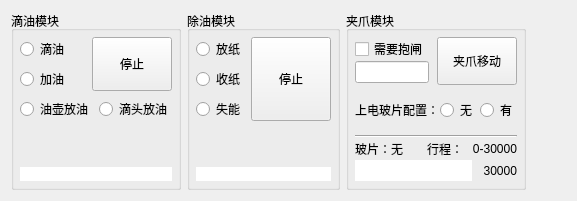
   <widget class="QWidget" name="tab">
    <attribute name="title">
     <string>镜油处理</string>
    </attribute>
    <layout class="QHBoxLayout" name="horizontalLayout_19">
     <item>
      <widget class="QGroupBox" name="gb_dripOil">
       <property name="title">
        <string>滴油模块</string>
       </property>
       <layout class="QVBoxLayout" name="verticalLayout_27">
        <property name="spacing">
         <number>6</number>
        </property>
        <property name="leftMargin">
         <number>6</number>
        </property>
        <property name="topMargin">
         <number>6</number>
        </property>
        <property name="rightMargin">
         <number>6</number>
        </property>
        <property name="bottomMargin">
         <number>6</number>
        </property>
        <item>
         <layout class="QHBoxLayout" name="horizontalLayout_17">
          <item>
           <layout class="QVBoxLayout" name="verticalLayout_25">
            <item>
             <widget class="QRadioButton" name="rbtn_DOdrip">
              <property name="text">
               <string>滴油</string>
              </property>
             </widget>
            </item>
            <item>
             <widget class="QRadioButton" name="rbtn_DOdraw">
              <property name="text">
               <string>加油</string>
              </property>
             </widget>
            </item>
           </layout>
          </item>
          <item>
           <widget class="QPushButton" name="pbtn_DOstop">
            <property name="sizePolicy">
             <sizepolicy hsizetype="Preferred" vsizetype="Preferred">
              <horstretch>0</horstretch>
              <verstretch>0</verstretch>
             </sizepolicy>
            </property>
            <property name="text">
             <string>停止</string>
            </property>
           </widget>
          </item>
         </layout>
        </item>
        <item>
         <layout class="QHBoxLayout" name="horizontalLayout_18">
          <item>
           <widget class="QRadioButton" name="rbtn_DOdrawback">
            <property name="text">
             <string>油壶放油</string>
            </property>
           </widget>
          </item>
          <item>
           <widget class="QRadioButton" name="rbtn_DOdripout">
            <property name="text">
             <string>滴头放油</string>
            </property>
           </widget>
          </item>
         </layout>
        </item>
        <item>
         <spacer name="verticalSpacer_12">
          <property name="orientation">
           <enum>Qt::Vertical</enum>
          </property>
          <property name="sizeHint" stdset="0">
           <size>
            <width>20</width>
            <height>40</height>
           </size>
          </property>
         </spacer>
        </item>
        <item>
         <widget class="QLabel" name="lab_DOcolor">
          <property name="maximumSize">
           <size>
            <width>16777215</width>
            <height>16777215</height>
           </size>
          </property>
          <property name="styleSheet">
           <string notr="true">background-color: rgb(255, 255, 255);</string>
          </property>
          <property name="text">
           <string/>
          </property>
         </widget>
        </item>
       </layout>
      </widget>
     </item>
     <item>
      <widget class="QGroupBox" name="gb_cleanOil">
       <property name="minimumSize">
        <size>
         <width>146</width>
         <height>135</height>
        </size>
       </property>
       <property name="title">
        <string>除油模块</string>
       </property>
       <layout class="QVBoxLayout" name="verticalLayout_26">
        <property name="spacing">
         <number>6</number>
        </property>
        <property name="leftMargin">
         <number>6</number>
        </property>
        <property name="topMargin">
         <number>6</number>
        </property>
        <property name="rightMargin">
         <number>6</number>
        </property>
        <property name="bottomMargin">
         <number>6</number>
        </property>
        <item>
         <layout class="QHBoxLayout" name="horizontalLayout_16">
          <item>
           <layout class="QVBoxLayout" name="verticalLayout_24">
            <item>
             <widget class="QRadioButton" name="rb_COputpaper">
              <property name="text">
               <string>放纸</string>
              </property>
             </widget>
            </item>
            <item>
             <widget class="QRadioButton" name="rb_COfrappaper">
              <property name="text">
               <string>收纸</string>
              </property>
             </widget>
            </item>
            <item>
             <widget class="QRadioButton" name="rb_COpoweroff">
              <property name="text">
               <string>失能</string>
              </property>
             </widget>
            </item>
           </layout>
          </item>
          <item>
           <widget class="QPushButton" name="pbtn_COstop">
            <property name="sizePolicy">
             <sizepolicy hsizetype="Preferred" vsizetype="Preferred">
              <horstretch>0</horstretch>
              <verstretch>0</verstretch>
             </sizepolicy>
            </property>
            <property name="text">
             <string>停止</string>
            </property>
           </widget>
          </item>
         </layout>
        </item>
        <item>
         <spacer name="verticalSpacer_13">
          <property name="orientation">
           <enum>Qt::Vertical</enum>
          </property>
          <property name="sizeHint" stdset="0">
           <size>
            <width>20</width>
            <height>40</height>
           </size>
          </property>
         </spacer>
        </item>
        <item>
         <widget class="QLabel" name="lab_COcolor">
          <property name="maximumSize">
           <size>
            <width>16777215</width>
            <height>16777215</height>
           </size>
          </property>
          <property name="styleSheet">
           <string notr="true">background-color: rgb(255, 255, 255);</string>
          </property>
          <property name="text">
           <string/>
          </property>
         </widget>
        </item>
       </layout>
      </widget>
     </item>
     <item>
      <widget class="QGroupBox" name="gb_claw">
       <property name="maximumSize">
        <size>
         <width>180</width>
         <height>16777215</height>
        </size>
       </property>
       <property name="title">
        <string>夹爪模块</string>
       </property>
       <layout class="QVBoxLayout" name="verticalLayout_30" stretch="0,0,0">
        <property name="spacing">
         <number>2</number>
        </property>
        <property name="leftMargin">
         <number>6</number>
        </property>
        <property name="topMargin">
         <number>6</number>
        </property>
        <property name="rightMargin">
         <number>6</number>
        </property>
        <property name="bottomMargin">
         <number>6</number>
        </property>
        <item>
         <layout class="QHBoxLayout" name="horizontalLayout_20">
          <item>
           <layout class="QVBoxLayout" name="verticalLayout_28">
            <property name="spacing">
             <number>0</number>
            </property>
            <property name="leftMargin">
             <number>0</number>
            </property>
            <property name="topMargin">
             <number>0</number>
            </property>
            <property name="rightMargin">
             <number>6</number>
            </property>
            <property name="bottomMargin">
             <number>2</number>
            </property>
            <item>
             <widget class="QCheckBox" name="cb_CWbrake">
              <property name="sizePolicy">
               <sizepolicy hsizetype="Preferred" vsizetype="Preferred">
                <horstretch>0</horstretch>
                <verstretch>0</verstretch>
               </sizepolicy>
              </property>
              <property name="text">
               <string>需要抱闸</string>
              </property>
             </widget>
            </item>
            <item>
             <widget class="QLineEdit" name="ledit_CWpos">
              <property name="sizePolicy">
               <sizepolicy hsizetype="Preferred" vsizetype="Preferred">
                <horstretch>0</horstretch>
                <verstretch>0</verstretch>
               </sizepolicy>
              </property>
              <property name="maximumSize">
               <size>
                <width>81</width>
                <height>16777215</height>
               </size>
              </property>
             </widget>
            </item>
           </layout>
          </item>
          <item>
           <widget class="QPushButton" name="pbtn_CWctrl">
            <property name="sizePolicy">
             <sizepolicy hsizetype="Preferred" vsizetype="Preferred">
              <horstretch>0</horstretch>
              <verstretch>0</verstretch>
             </sizepolicy>
            </property>
            <property name="text">
             <string>夹爪移动</string>
            </property>
           </widget>
          </item>
         </layout>
        </item>
        <item>
         <layout class="QHBoxLayout" name="horizontalLayout_21">
          <property name="spacing">
           <number>3</number>
          </property>
          <item>
           <widget class="QLabel" name="label">
            <property name="text">
             <string>上电玻片配置：</string>
            </property>
           </widget>
          </item>
          <item>
           <widget class="QRadioButton" name="rbtn_CWslideno">
            <property name="sizePolicy">
             <sizepolicy hsizetype="Preferred" vsizetype="Preferred">
              <horstretch>0</horstretch>
              <verstretch>0</verstretch>
             </sizepolicy>
            </property>
            <property name="text">
             <string>无</string>
            </property>
           </widget>
          </item>
          <item>
           <widget class="QRadioButton" name="rbtn_CWslidein">
            <property name="sizePolicy">
             <sizepolicy hsizetype="Preferred" vsizetype="Preferred">
              <horstretch>0</horstretch>
              <verstretch>0</verstretch>
             </sizepolicy>
            </property>
            <property name="text">
             <string>有</string>
            </property>
           </widget>
          </item>
         </layout>
        </item>
        <item>
         <layout class="QVBoxLayout" name="verticalLayout_31">
          <property name="spacing">
           <number>0</number>
          </property>
          <item>
           <widget class="Line" name="line">
            <property name="orientation">
             <enum>Qt::Horizontal</enum>
            </property>
           </widget>
          </item>
          <item>
           <layout class="QHBoxLayout" name="horizontalLayout_24" stretch="1,2">
            <item>
             <layout class="QHBoxLayout" name="horizontalLayout_22">
              <property name="spacing">
               <number>0</number>
              </property>
              <item>
               <widget class="QLabel" name="label_2">
                <property name="text">
                 <string>玻片：</string>
                </property>
               </widget>
              </item>
              <item>
               <widget class="QLabel" name="lab_CWslide">
                <property name="text">
                 <string>无</string>
                </property>
               </widget>
              </item>
             </layout>
            </item>
            <item>
             <layout class="QHBoxLayout" name="horizontalLayout_23">
              <property name="spacing">
               <number>0</number>
              </property>
              <item>
               <widget class="QLabel" name="label_23">
                <property name="text">
                 <string>行程：</string>
                </property>
                <property name="alignment">
                 <set>Qt::AlignRight|Qt::AlignTrailing|Qt::AlignVCenter</set>
                </property>
               </widget>
              </item>
              <item>
               <widget class="QLabel" name="lab_CWlen">
                <property name="text">
                 <string>0-30000</string>
                </property>
                <property name="alignment">
                 <set>Qt::AlignRight|Qt::AlignTrailing|Qt::AlignVCenter</set>
                </property>
               </widget>
              </item>
             </layout>
            </item>
           </layout>
          </item>
          <item>
           <layout class="QHBoxLayout" name="horizontalLayout_25" stretch="3,1">
            <property name="spacing">
             <number>6</number>
            </property>
            <item>
             <widget class="QLabel" name="lab_CWcolor">
              <property name="styleSheet">
               <string notr="true">background-color: rgb(255, 255, 255);</string>
              </property>
              <property name="text">
               <string/>
              </property>
             </widget>
            </item>
            <item>
             <widget class="QLabel" name="lab_CWpos">
              <property name="text">
               <string>30000</string>
              </property>
              <property name="alignment">
               <set>Qt::AlignRight|Qt::AlignTrailing|Qt::AlignVCenter</set>
              </property>
             </widget>
            </item>
           </layout>
          </item>
         </layout>
        </item>
       </layout>
      </widget>
     </item>
     <item>
      <spacer name="horizontalSpacer_4">
       <property name="orientation">
        <enum>Qt::Horizontal</enum>
       </property>
       <property name="sizeHint" stdset="0">
        <size>
         <width>40</width>
         <height>20</height>
        </size>
       </property>
      </spacer>
     </item>
    </layout>
   </widget>
